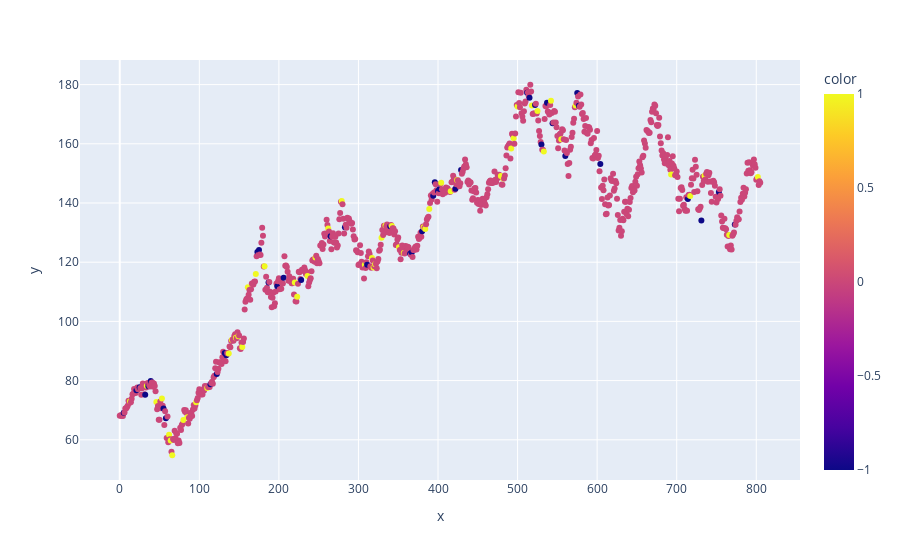

Here is the notebook cell this chart was saved with:
### Code cell
import plotly.express as px

fig = px.scatter(x=range(len(agent.env.close_prices)), y=agent.env.close_prices, color=agent.env.action_history[-806:])
fig.show()

### Figure 1 — Plotly figure (JSON) as saved in the notebook; plotly's stock layout.template omitted (floating-point values rounded to 4 significant figures; data arrays with more than 128 entries replaced by an {"elided": "..."} marker saying what was removed)
{"data": [{"hovertemplate": "x=%{x}<br>y=%{y}<br>color=%{marker.color}<extra></extra>", "legendgroup": "", "marker": {"color": {"elided": "806 int values"}, "coloraxis": "coloraxis", "symbol": "circle"}, "mode": "markers", "name": "", "orientation": "v", "showlegend": false, "type": "scatter", "x": {"elided": "806 int values"}, "xaxis": "x", "y": {"elided": "806 float values"}, "yaxis": "y"}], "layout": {"coloraxis": {"colorbar": {"title": {"text": "color"}}, "colorscale": [[0, "#0d0887"], [0.1111, "#46039f"], [0.2222, "#7201a8"], [0.3333, "#9c179e"], [0.4444, "#bd3786"], [0.5556, "#d8576b"], [0.6667, "#ed7953"], [0.7778, "#fb9f3a"], [0.8889, "#fdca26"], [1, "#f0f921"]]}, "legend": {"tracegroupgap": 0}, "margin": {"t": 60}, "xaxis": {"anchor": "y", "domain": [0, 1], "title": {"text": "x"}}, "yaxis": {"anchor": "x", "domain": [0, 1], "title": {"text": "y"}}}}
